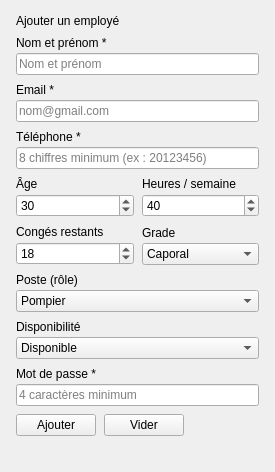
                   <widget class="QFrame" name="frmFormEmpl">
                    <property name="minimumSize">
                     <size>
                      <width>275</width>
                      <height>0</height>
                     </size>
                    </property>
                    <property name="maximumSize">
                     <size>
                      <width>275</width>
                      <height>16777215</height>
                     </size>
                    </property>
                    <property name="panel" stdset="0">
                     <bool>true</bool>
                    </property>
                    <layout class="QVBoxLayout" name="lay44">
                     <property name="spacing">
                      <number>8</number>
                     </property>
                     <property name="leftMargin">
                      <number>16</number>
                     </property>
                     <property name="topMargin">
                      <number>14</number>
                     </property>
                     <property name="rightMargin">
                      <number>16</number>
                     </property>
                     <property name="bottomMargin">
                      <number>16</number>
                     </property>
                     <item>
                      <widget class="QLabel" name="lblTitreFormEmpl">
                       <property name="text">
                        <string>Ajouter un employé</string>
                       </property>
                       <property name="h2" stdset="0">
                        <bool>true</bool>
                       </property>
                      </widget>
                     </item>
                     <item>
                      <layout class="QVBoxLayout" name="lay29">
                       <property name="spacing">
                        <number>3</number>
                       </property>
                       <item>
                        <widget class="QLabel" name="lblNomEmpl">
                         <property name="text">
                          <string>Nom et prénom *</string>
                         </property>
                         <property name="muted" stdset="0">
                          <bool>true</bool>
                         </property>
                        </widget>
                       </item>
                       <item>
                        <widget class="QLineEdit" name="txtNomEmpl">
                         <property name="placeholderText">
                          <string>Nom et prénom</string>
                         </property>
                        </widget>
                       </item>
                      </layout>
                     </item>
                     <item>
                      <layout class="QVBoxLayout" name="lay30">
                       <property name="spacing">
                        <number>3</number>
                       </property>
                       <item>
                        <widget class="QLabel" name="lblEmailEmpl">
                         <property name="text">
                          <string>Email *</string>
                         </property>
                         <property name="muted" stdset="0">
                          <bool>true</bool>
                         </property>
                        </widget>
                       </item>
                       <item>
                        <widget class="QLineEdit" name="txtEmailEmpl">
                         <property name="placeholderText">
                          <string>nom@gmail.com</string>
                         </property>
                        </widget>
                       </item>
                      </layout>
                     </item>
                     <item>
                      <layout class="QVBoxLayout" name="lay31">
                       <property name="spacing">
                        <number>3</number>
                       </property>
                       <item>
                        <widget class="QLabel" name="lblTelEmpl">
                         <property name="text">
                          <string>Téléphone *</string>
                         </property>
                         <property name="muted" stdset="0">
                          <bool>true</bool>
                         </property>
                        </widget>
                       </item>
                       <item>
                        <widget class="QLineEdit" name="txtTelEmpl">
                         <property name="placeholderText">
                          <string>8 chiffres minimum (ex : 20123456)</string>
                         </property>
                        </widget>
                       </item>
                      </layout>
                     </item>
                     <item>
                      <layout class="QHBoxLayout" name="lay34">
                       <property name="spacing">
                        <number>8</number>
                       </property>
                       <item>
                        <layout class="QVBoxLayout" name="lay32">
                         <property name="spacing">
                          <number>3</number>
                         </property>
                         <item>
                          <widget class="QLabel" name="lblAgeEmpl">
                           <property name="text">
                            <string>Âge</string>
                           </property>
                           <property name="muted" stdset="0">
                            <bool>true</bool>
                           </property>
                          </widget>
                         </item>
                         <item>
                          <widget class="QSpinBox" name="spnAgeEmpl">
                           <property name="minimum">
                            <number>18</number>
                           </property>
                           <property name="maximum">
                            <number>70</number>
                           </property>
                           <property name="value">
                            <number>30</number>
                           </property>
                          </widget>
                         </item>
                        </layout>
                       </item>
                       <item>
                        <layout class="QVBoxLayout" name="lay33">
                         <property name="spacing">
                          <number>3</number>
                         </property>
                         <item>
                          <widget class="QLabel" name="lblHeuresEmpl">
                           <property name="text">
                            <string>Heures / semaine</string>
                           </property>
                           <property name="muted" stdset="0">
                            <bool>true</bool>
                           </property>
                          </widget>
                         </item>
                         <item>
                          <widget class="QSpinBox" name="spnHeuresEmpl">
                           <property name="minimum">
                            <number>0</number>
                           </property>
                           <property name="maximum">
                            <number>100</number>
                           </property>
                           <property name="value">
                            <number>40</number>
                           </property>
                          </widget>
                         </item>
                        </layout>
                       </item>
                      </layout>
                     </item>
                     <item>
                      <layout class="QHBoxLayout" name="lay37">
                       <property name="spacing">
                        <number>8</number>
                       </property>
                       <item>
                        <layout class="QVBoxLayout" name="lay35">
                         <property name="spacing">
                          <number>3</number>
                         </property>
                         <item>
                          <widget class="QLabel" name="lblCongesEmpl">
                           <property name="text">
                            <string>Congés restants</string>
                           </property>
                           <property name="muted" stdset="0">
                            <bool>true</bool>
                           </property>
                          </widget>
                         </item>
                         <item>
                          <widget class="QSpinBox" name="spnCongesEmpl">
                           <property name="minimum">
                            <number>0</number>
                           </property>
                           <property name="maximum">
                            <number>60</number>
                           </property>
                           <property name="value">
                            <number>18</number>
                           </property>
                          </widget>
                         </item>
                        </layout>
                       </item>
                       <item>
                        <layout class="QVBoxLayout" name="lay36">
                         <property name="spacing">
                          <number>3</number>
                         </property>
                         <item>
                          <widget class="QLabel" name="lblGradeEmpl">
                           <property name="text">
                            <string>Grade</string>
                           </property>
                           <property name="muted" stdset="0">
                            <bool>true</bool>
                           </property>
                          </widget>
                         </item>
                         <item>
                          <widget class="QComboBox" name="cmbGradeEmpl">
                           <item>
                            <property name="text">
                             <string>Caporal</string>
                            </property>
                           </item>
                           <item>
                            <property name="text">
                             <string>Sergent</string>
                            </property>
                           </item>
                           <item>
                            <property name="text">
                             <string>Lieutenant</string>
                            </property>
                           </item>
                           <item>
                            <property name="text">
                             <string>Capitaine</string>
                            </property>
                           </item>
                          </widget>
                         </item>
                        </layout>
                       </item>
                      </layout>
                     </item>
                     <item>
                      <layout class="QVBoxLayout" name="lay38">
                       <property name="spacing">
                        <number>3</number>
                       </property>
                       <item>
                        <widget class="QLabel" name="lblPosteEmpl">
                         <property name="text">
                          <string>Poste (rôle)</string>
                         </property>
                         <property name="muted" stdset="0">
                          <bool>true</bool>
                         </property>
                        </widget>
                       </item>
                       <item>
                        <widget class="QComboBox" name="cmbPosteEmpl">
                         <item>
                          <property name="text">
                           <string>Pompier</string>
                          </property>
                         </item>
                         <item>
                          <property name="text">
                           <string>Chef d'équipe</string>
                          </property>
                         </item>
                         <item>
                          <property name="text">
                           <string>Chef de caserne</string>
                          </property>
                         </item>
                         <item>
                          <property name="text">
                           <string>Opérateur de dispatch</string>
                          </property>
                         </item>
                         <item>
                          <property name="text">
                           <string>Administrateur</string>
                          </property>
                         </item>
                         <item>
                          <property name="text">
                           <string>Magasinier</string>
                          </property>
                         </item>
                        </widget>
                       </item>
                      </layout>
                     </item>
                     <item>
                      <layout class="QVBoxLayout" name="lay39">
                       <property name="spacing">
                        <number>3</number>
                       </property>
                       <item>
                        <widget class="QLabel" name="lblDispoEmpl">
                         <property name="text">
                          <string>Disponibilité</string>
                         </property>
                         <property name="muted" stdset="0">
                          <bool>true</bool>
                         </property>
                        </widget>
                       </item>
                       <item>
                        <widget class="QComboBox" name="cmbDispoEmpl">
                         <item>
                          <property name="text">
                           <string>Disponible</string>
                          </property>
                         </item>
                         <item>
                          <property name="text">
                           <string>En intervention</string>
                          </property>
                         </item>
                         <item>
                          <property name="text">
                           <string>Indisponible</string>
                          </property>
                         </item>
                        </widget>
                       </item>
                      </layout>
                     </item>
                     <item>
                      <layout class="QVBoxLayout" name="lay40">
                       <property name="spacing">
                        <number>3</number>
                       </property>
                       <item>
                        <widget class="QLabel" name="lblMdpEmpl">
                         <property name="text">
                          <string>Mot de passe *</string>
                         </property>
                         <property name="muted" stdset="0">
                          <bool>true</bool>
                         </property>
                        </widget>
                       </item>
                       <item>
                        <widget class="QLineEdit" name="txtMdpEmpl">
                         <property name="echoMode">
                          <enum>QLineEdit::EchoMode::Password</enum>
                         </property>
                         <property name="placeholderText">
                          <string>4 caractères minimum</string>
                         </property>
                        </widget>
                       </item>
                      </layout>
                     </item>
                     <item>
                      <layout class="QHBoxLayout" name="lay42">
                       <property name="spacing">
                        <number>8</number>
                       </property>
                       <item>
                        <widget class="QPushButton" name="btnAjouterEmpl">
                         <property name="text">
                          <string>Ajouter</string>
                         </property>
                         <property name="primary" stdset="0">
                          <bool>true</bool>
                         </property>
                        </widget>
                       </item>
                       <item>
                        <widget class="QPushButton" name="btnViderEmpl">
                         <property name="text">
                          <string>Vider</string>
                         </property>
                        </widget>
                       </item>
                       <item>
                        <spacer name="sp41">
                         <property name="orientation">
                          <enum>Qt::Orientation::Horizontal</enum>
                         </property>
                         <property name="sizeHint" stdset="0">
                          <size>
                           <width>20</width>
                           <height>20</height>
                          </size>
                         </property>
                        </spacer>
                       </item>
                      </layout>
                     </item>
                     <item>
                      <spacer name="sp43">
                       <property name="orientation">
                        <enum>Qt::Orientation::Vertical</enum>
                       </property>
                       <property name="sizeHint" stdset="0">
                        <size>
                         <width>20</width>
                         <height>20</height>
                        </size>
                       </property>
                      </spacer>
                     </item>
                    </layout>
                   </widget>
